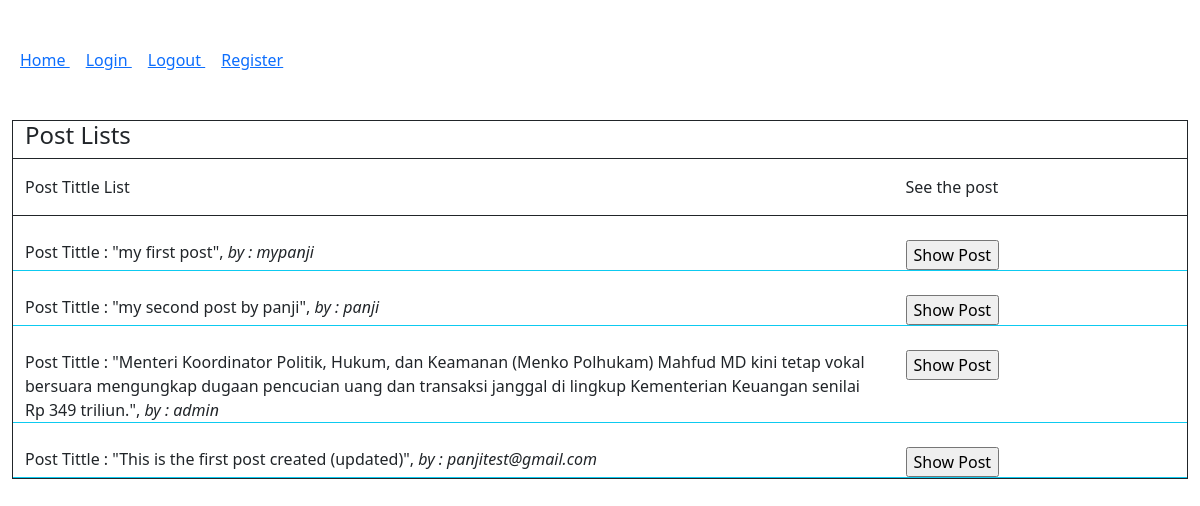
/forum/, run on an earlier commit of the app's database.
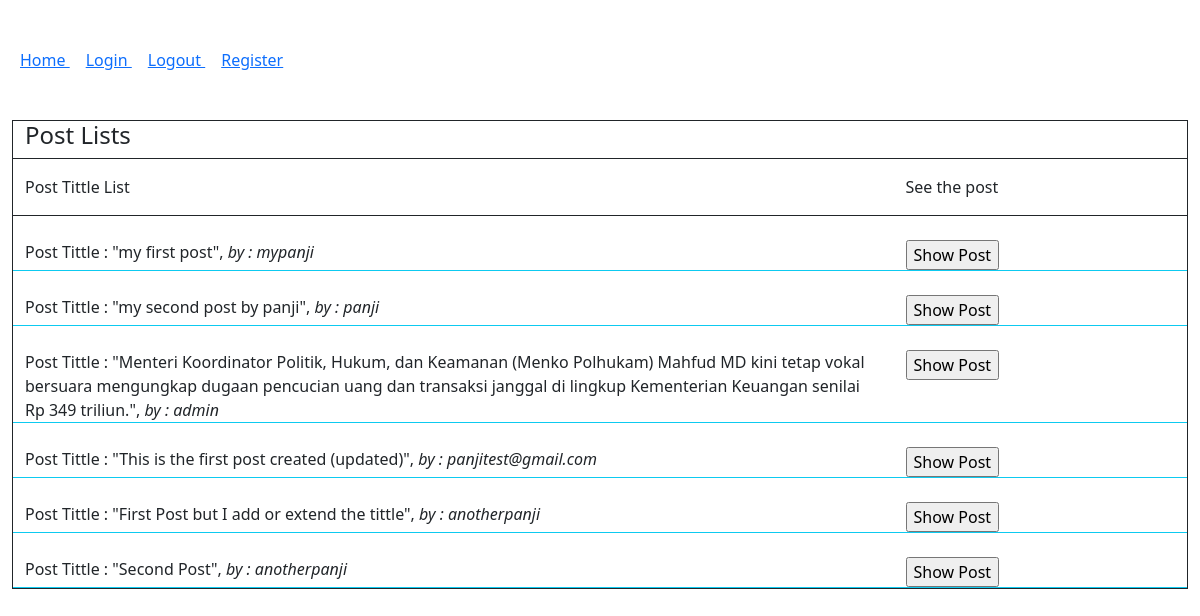
And on a later commit of the database.
### polls/models.py (models this page shows)
class forumPost(models.Model):
    id_post = models.AutoField(auto_created=True,primary_key=True)
    username = models.ForeignKey(User,on_delete=models.CASCADE)
    postTittle = models.CharField(max_length=50, null=True)
    postText = models.TextField()

### polls/views.py (the view)
# urls.py: path('',views.index,name='index')
def index(request):
    context = {}
    postList = forumPost.objects.all()
    context['postList'] = postList
    return render(request,'polls/index.html',context)

### polls/templates/polls/index.html (shortened to what this page needs)
<!DOCTYPE html>
<html lang="en">
<head>
    {% load bootstrap5 %}
    {% bootstrap_css %}
</head>
<body>
    <div class="container-fluid">
        <div class="row mt-5 mb-3">
            <div class="col">
                <a href="/forum" class="p-2"> Home </a>
                <a href="/forum/login" class="p-2"> Login </a>
                <a href="/forum/logout" class="p-2"> Logout </a>
                <a href="/forum/register" class="p-2"> Register </a>
            </div>
        </div>
        <div class="row mb-5 mt-5">
            <div class="col">
                <div class="container-fluid border border-dark">
                    <h4>Post Lists</h4>
                    <div class="row pt-3 border-top border-bottom border-dark">
                        <div class="col-9">
                            <p>Post Tittle List</p>
                        </div>
                        <div class="col-3">
                            <p>See the post</p>
                        </div>
                    </div>
                {% for data in postList %}
                    <div class="row pt-4 border-bottom border-info">
                        <div class="col-9">
                            Post Tittle : "{{ data.postTittle }}", <i>by : {{ data.username.username }}</i>
                        </div>
                        <div class="col-3">
                            <form action="/forum/viewpost" method="GET">
                                <input type="submit" value="Show Post">
                            </form>
                        </div>
                    </div>
                {% endfor %}
                </div>
            </div>
        </div>
    </div>
</body>
</html>

What changed in the data, as far as the page shows it:
added forumPost: postTittle "First Post but I add or extend the tittle", username.username "anotherpanji"
added forumPost: postTittle "Second Post", username.username "anotherpanji"
